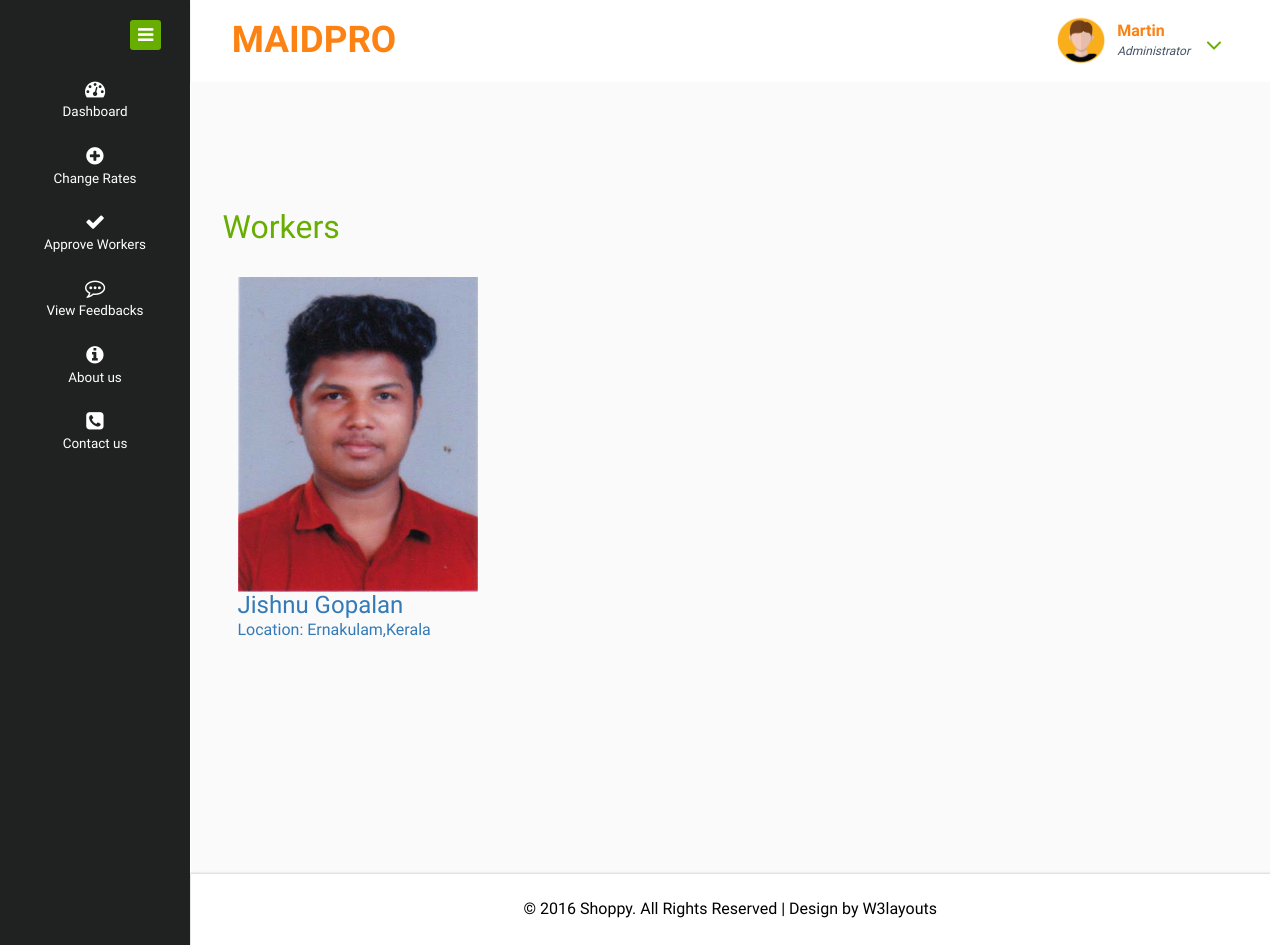
The page /admin/viewworkerss.php?category=Cleaning on the database its author committed.
### tables this page shows
CREATE TABLE `registration` (
  `user_id` int(11) NOT NULL,
  `email` varchar(50) NOT NULL,
  `name` varchar(30) NOT NULL,
  `phone` bigint(11) NOT NULL,
  `profile_pic` varchar(50) NOT NULL DEFAULT 'images/profile_pic.png',
  `house` varchar(30) NOT NULL,
  `place` varchar(30) NOT NULL,
  `district` varchar(30) NOT NULL,
  `state` varchar(30) NOT NULL,
  `pincode` int(10) NOT NULL,
  `gender` varchar(20) NOT NULL,
  `date_of_birth` varchar(20) NOT NULL
);

CREATE TABLE `district` (
  `district_id` int(11) NOT NULL,
  `state_id` int(11) NOT NULL,
  `district` varchar(30) NOT NULL
);

CREATE TABLE `state` (
  `state_id` int(11) NOT NULL,
  `state` varchar(30) NOT NULL
);

### admin/viewworkerss.php (the view)
<?php
	include("header.php");
    include("dbconn.php");
?>
<?php
$category=$_GET['category'];
?>
<div class="inner-block">
    <div class="blank">
    	<h2>Workers</h2>
    	<?php
    	$sql="select * from registration,verification,worker where verification.status=1 and worker.email=verification.email and verification.email=registration.email and worker.category='$category' ";
    	$res=mysqli_query($conn,$sql);
    	if(mysqli_num_rows($res)>0){
    		while ($r=mysqli_fetch_assoc($res)) {
    	?>
    	<div class="col-md-4 bg-white">
    		<a href="viewdetails.php?email=<?php echo $r['email']?>">
    		<img src="../users/<?php echo $r['profile_pic']?>" width=240>
    		<h3><?php echo $r['name']?></h3>
    		<p>Location:
    			<?php
                                     $d=$r["district"];
                                     $s="select district from district where district_id=$d";
                        $res1=mysqli_query($conn,$s);
                        $row=mysqli_fetch_assoc($res1);
                        $c=$row["district"];
                        echo $c;
                        $d=$r["state"];
                                     $s="select state from state where state_id=$d";
                        $res1=mysqli_query($conn,$s);
                        $row=mysqli_fetch_assoc($res1);
                        $c=$row["state"];
                        echo ",$c";
                ?>
                <br>
    		</p>
    	</a>
    	</div>
    	<?php
    		}
    	}
    	else{
    	?>
    	<h3 class="text-center">No workers found</h3>
    	<?php
    	}
    	?>
    </div>
</div>
<?php
	include("footer.php");
?>

### rows shown on the page
registration: profile_pic (picture), name "Jishnu Gopalan", district.district "Ernakulam", state.state "Kerala"
